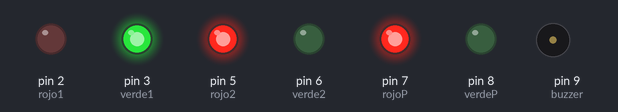
Bench run of a sketch on a simulated Arduino Uno, built with avr-gcc and run on an emulated ATmega328P. Parts: output pins drawn as LEDs (lit = HIGH), buzzer (waves = sounding, pin HIGH).

Above: at 2.5 s.
At 6.0 s:
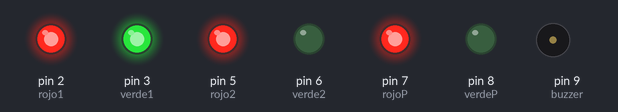
At 7.7 s:
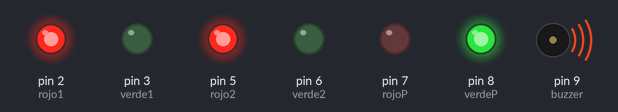
At 8.5 s:
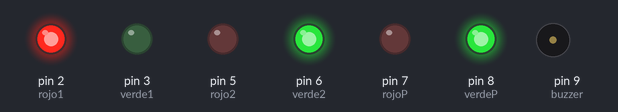
At 12.2 s:
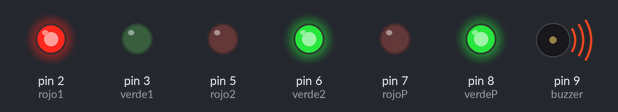
At 15.5 s:
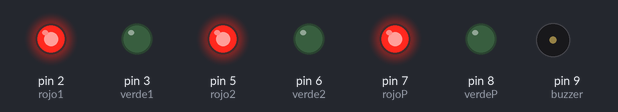
Timing chart, 0 to 18.4 s (numbered marks = the images above):
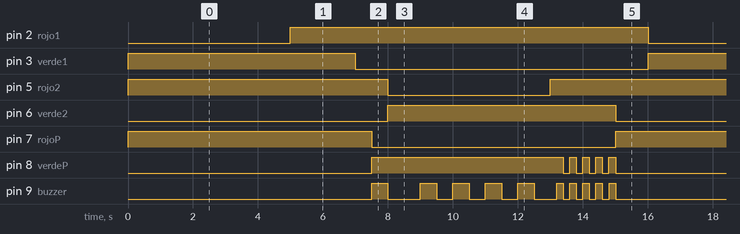

The sketch:

Ejercicio1.5.ino
```cpp
// Semáforo 1.5 con 2 LEDs RGB

// Pines Semáforo 1 (RGB)
int rojo1 = 2;
int verde1 = 3;

// Pines Semáforo 2 (RGB)
int rojo2 = 5;
int verde2 = 6;

// Pines Peatones
int rojoP = 7;
int verdeP = 8;
int buzzer = 9;

// Tiempos
int tiempoVerde = 5000;
int tiempoAmarillo = 2000;
int tiempoRojo = 1000;
int tiempoRojoAVerdePeaton = 500;
int tiempoCrucePeat = 4000;
int tiempoParpadeo = 200; // para peatones

void setup() {
  pinMode(rojo1, OUTPUT);
  pinMode(verde1, OUTPUT);

  pinMode(rojo2, OUTPUT);
  pinMode(verde2, OUTPUT);

  pinMode(rojoP, OUTPUT);
  pinMode(verdeP, OUTPUT);

  pinMode(buzzer, OUTPUT);

  // Estado inicial: semáforo 1 en verde, semáforo 2 en rojo
  digitalWrite(verde1, HIGH);
  digitalWrite(rojo2, HIGH);

  // Cuando el semaforo 1 se ponga en rojo los peatones pueden pasar
  digitalWrite(rojoP, HIGH);
  digitalWrite(verdeP, LOW);
}

void loop() {
  // Semáforo 1 verde
  delay(tiempoVerde);

  // Semáforo 1 amarillo
  digitalWrite(verde1, LOW);
  digitalWrite(rojo1, HIGH);
  digitalWrite(verde1, HIGH);
  delay(tiempoAmarillo);

  // Semáforo 1 rojo
  digitalWrite(rojo1, LOW);
  digitalWrite(verde1, LOW);
  digitalWrite(rojo1, HIGH);

  delay(tiempoRojoAVerdePeaton);

  digitalWrite(verdeP, HIGH);
  digitalWrite(rojoP, LOW);
  digitalWrite(buzzer, HIGH);

  delay(tiempoRojoAVerdePeaton);

  // Semáforo 2 verde
  digitalWrite(rojo2, LOW);
  digitalWrite(verde2, HIGH);
  digitalWrite(buzzer, LOW);

  for(int i = 0; i<5;i++) {
  	delay(tiempoRojoAVerdePeaton);
    digitalWrite(buzzer, LOW);
    delay(tiempoRojoAVerdePeaton);
    if(i==4) {
    	break;
    }
    digitalWrite(buzzer, HIGH);
  }

  // Semáforo 2 amarillo
  digitalWrite(verde2, LOW);
  digitalWrite(rojo2, HIGH);
  digitalWrite(verde2, HIGH);

  for(int i=0; i<5; i++) {
    delay(tiempoParpadeo);
    digitalWrite(verdeP, HIGH);
    digitalWrite(buzzer, HIGH);
    delay(tiempoParpadeo);
    digitalWrite(verdeP, LOW);
    digitalWrite(buzzer, LOW);
  }
  digitalWrite(rojoP, HIGH);

  // Semáforo 2 rojo
  digitalWrite(rojo2, LOW);
  digitalWrite(verde2, LOW);
  digitalWrite(rojo2, HIGH);
  delay(tiempoRojo);

  // Semáforo 1 verde de nuevo
  digitalWrite(rojo1, LOW);
  digitalWrite(verde1, HIGH);
}
```

Measured:
- by itself, pin 2 (rojo1), pin 5 (rojo2): alternates HIGH for 11.0 s and LOW for 5.0 s
- by itself, pin 3 (verde1), pin 6 (verde2): alternates HIGH for 7.0 s and LOW for 9.0 s
- by itself, pin 7 (rojoP): alternates HIGH for 8.5 s and LOW for 7.5 s
- by itself, pin 8 (verdeP): goes HIGH 5.9 s, 4 × (LOW 0.20 s, HIGH 0.20 s), LOW 8.5 s, HIGH 5.9 s, 4 × (LOW 0.20 s, HIGH 0.20 s), LOW 8.5 s, then HIGH
- by itself, pin 9 (buzzer): LOW → HIGH at 7.5 s, → LOW 0.50 s later, → HIGH 1.0 s later, → LOW 0.50 s later, … (41 changes in this stretch)
